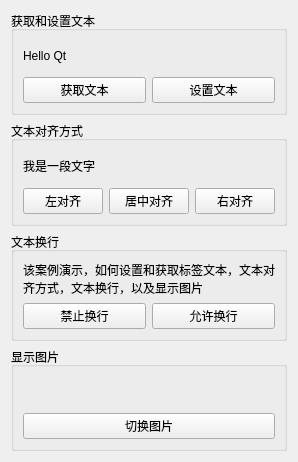
<?xml version="1.0" encoding="UTF-8"?>
<ui version="4.0">
 <class>Widget</class>
 <widget class="QWidget" name="Widget">
  <property name="geometry">
   <rect>
    <x>0</x>
    <y>0</y>
    <width>278</width>
    <height>462</height>
   </rect>
  </property>
  <property name="windowTitle">
   <string>Widget</string>
  </property>
  <layout class="QVBoxLayout" name="verticalLayout_2">
   <item>
    <widget class="QGroupBox" name="groupBox">
     <property name="title">
      <string>获取和设置文本</string>
     </property>
     <layout class="QVBoxLayout" name="verticalLayout">
      <item>
       <widget class="QLabel" name="lb_1">
        <property name="text">
         <string>Hello Qt</string>
        </property>
       </widget>
      </item>
      <item>
       <layout class="QHBoxLayout" name="horizontalLayout">
        <item>
         <widget class="QPushButton" name="btn_gettext">
          <property name="text">
           <string>获取文本</string>
          </property>
         </widget>
        </item>
        <item>
         <widget class="QPushButton" name="btn_settext">
          <property name="text">
           <string>设置文本</string>
          </property>
         </widget>
        </item>
       </layout>
      </item>
     </layout>
    </widget>
   </item>
   <item>
    <widget class="QGroupBox" name="groupBox_2">
     <property name="title">
      <string>文本对齐方式</string>
     </property>
     <layout class="QVBoxLayout" name="verticalLayout_3">
      <item>
       <widget class="QLabel" name="lb_2">
        <property name="text">
         <string>我是一段文字</string>
        </property>
       </widget>
      </item>
      <item>
       <layout class="QHBoxLayout" name="horizontalLayout_2">
        <item>
         <widget class="QPushButton" name="btn_left">
          <property name="text">
           <string>左对齐</string>
          </property>
         </widget>
        </item>
        <item>
         <widget class="QPushButton" name="btn_center">
          <property name="text">
           <string>居中对齐</string>
          </property>
         </widget>
        </item>
        <item>
         <widget class="QPushButton" name="btn_right">
          <property name="text">
           <string>右对齐</string>
          </property>
         </widget>
        </item>
       </layout>
      </item>
     </layout>
    </widget>
   </item>
   <item>
    <widget class="QGroupBox" name="groupBox_3">
     <property name="title">
      <string>文本换行</string>
     </property>
     <layout class="QVBoxLayout" name="verticalLayout_4">
      <item>
       <widget class="QLabel" name="lb_3">
        <property name="text">
         <string>该案例演示，如何设置和获取标签文本，文本对齐方式，文本换行，以及显示图片</string>
        </property>
        <property name="wordWrap">
         <bool>true</bool>
        </property>
       </widget>
      </item>
      <item>
       <layout class="QHBoxLayout" name="horizontalLayout_4">
        <item>
         <widget class="QPushButton" name="btn_n">
          <property name="text">
           <string>禁止换行</string>
          </property>
         </widget>
        </item>
        <item>
         <widget class="QPushButton" name="btn_y">
          <property name="text">
           <string>允许换行</string>
          </property>
         </widget>
        </item>
       </layout>
      </item>
     </layout>
    </widget>
   </item>
   <item>
    <widget class="QGroupBox" name="groupBox_4">
     <property name="title">
      <string>显示图片</string>
     </property>
     <layout class="QVBoxLayout" name="verticalLayout_5">
      <item>
       <widget class="QLabel" name="lb_4">
        <property name="text">
         <string/>
        </property>
        <property name="textFormat">
         <enum>Qt::AutoText</enum>
        </property>
        <property name="pixmap">
         <pixmap resource="icon.qrc">:/icon/play.png</pixmap>
        </property>
        <property name="scaledContents">
         <bool>false</bool>
        </property>
        <property name="alignment">
         <set>Qt::AlignCenter</set>
        </property>
        <property name="wordWrap">
         <bool>false</bool>
        </property>
       </widget>
      </item>
      <item>
       <widget class="QPushButton" name="btn_next">
        <property name="text">
         <string>切换图片</string>
        </property>
       </widget>
      </item>
     </layout>
    </widget>
   </item>
  </layout>
 </widget>
 <resources>
  <include location="icon.qrc"/>
 </resources>
 <connections/>
</ui>
